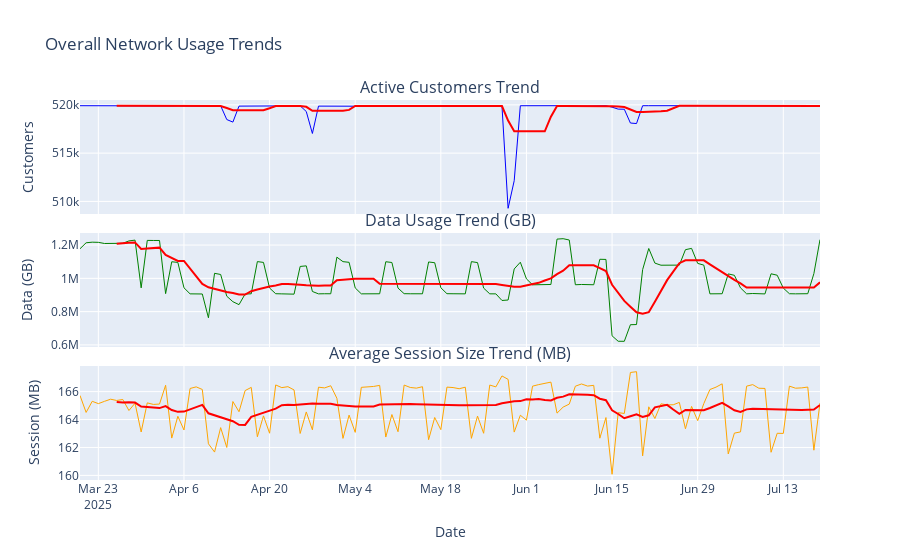

Notebook code for this chart:
### Code cell
# ## 3. Overall Trend Analysis

# %%
print("ℹ️  Plotting overall usage trends…")

fig = make_subplots(
    rows=3, cols=1,
    subplot_titles=('Active Customers Trend','Data Usage Trend (GB)','Average Session Size Trend (MB)'),
    shared_xaxes=True, vertical_spacing=0.05
)

# 1) Active customers + 7-day MA
fig.add_trace(go.Scatter(x=daily_trends.index, y=daily_trends.active_customers,
                         mode='lines', name='Customers', line=dict(color='blue', width=1)),
              row=1, col=1)
fig.add_trace(go.Scatter(x=daily_trends.index,
                         y=daily_trends.active_customers.rolling(7).mean(),
                         mode='lines', name='7D MA', line=dict(color='red',width=2)),
              row=1, col=1)

# 2) Total data GB + 7-day MA
fig.add_trace(go.Scatter(x=daily_trends.index, y=daily_trends.total_data_gb,
                         mode='lines', name='Total Data', line=dict(color='green', width=1)),
              row=2, col=1)
fig.add_trace(go.Scatter(x=daily_trends.index,
                         y=daily_trends.total_data_gb.rolling(7).mean(),
                         mode='lines', name='7D MA', line=dict(color='red',width=2)),
              row=2, col=1)

# 3) Avg session MB + 7-day MA
fig.add_trace(go.Scatter(x=daily_trends.index, y=daily_trends.avg_session_mb,
                         mode='lines', name='Avg Session', line=dict(color='orange', width=1)),
              row=3, col=1)
fig.add_trace(go.Scatter(x=daily_trends.index,
                         y=daily_trends.avg_session_mb.rolling(7).mean(),
                         mode='lines', name='7D MA', line=dict(color='red',width=2)),
              row=3, col=1)

fig.update_layout(height=900, title_text="Overall Network Usage Trends", showlegend=False)
fig.update_xaxes(title_text="Date", row=3, col=1)
fig.update_yaxes(title_text="Customers", row=1, col=1)
fig.update_yaxes(title_text="Data (GB)", row=2, col=1)
fig.update_yaxes(title_text="Session (MB)", row=3, col=1)
fig.show()

# Compute overall growth rates
print("ℹ️  Computing growth metrics…")
grow = lambda col: (daily_trends[col].iloc[-1] / daily_trends[col].iloc[0] - 1)*100
growth_metrics = {
    'customer_growth':  grow('active_customers'),
    'data_growth':      grow('total_data_gb'),
    'session_growth':   grow('avg_session_mb')
}
print("\n🚀 Growth Metrics:")
for k,v in growth_metrics.items():
    print(f"  • {k.replace('_',' ').title()}: {v:.2f}%")
